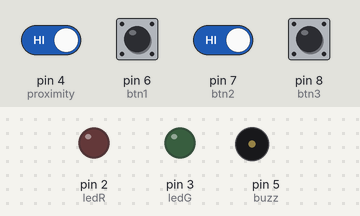
Simulated run of this sketch. Board: Arduino Uno, built with avr-gcc and run on an emulated ATmega328P. Shown: output pins drawn as LEDs (lit = HIGH), buzzer (waves = sounding, pin HIGH). The inputs (shaded band) are chosen by the test bench; at power-on: pin 4 (proximity), pin 6 (btn1), pin 7 (btn2), pin 8 (btn3) HIGH. What the sketch prints to the serial monitor is not drawn.

Above: at 1.4 s.
1.5 s: pin 4 (proximity) driven LOW
At 3.45 s:
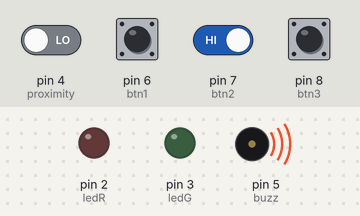
4.5 s: pin 6 (btn1) pulled LOW for 0.35 s
7.5 s: pin 4 (proximity) driven HIGH
At 8.0 s:
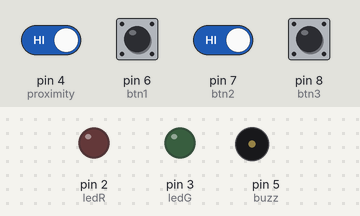
9.0 s: pin 6 (btn1) driven LOW and pin 7 (btn2) driven LOW
At 11.2 s:
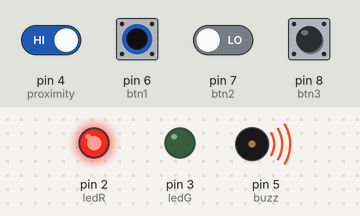
Timing chart, 0 to 13.0 s (numbered marks = the images above; inputs shaded):
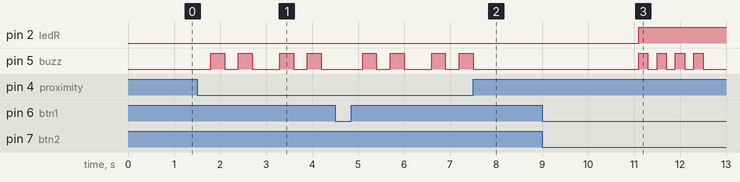

The sketch:

Smart_password_based_intruder_alert_system.ino
```cpp
int ledR = 2;
int ledG = 3;
int proximity = 4;
int buzz = 5;
int btn1 = 6;
int btn2 = 7;
int btn3 = 8;
int value = 3;
int password = 207;//31223
int pressed = 0;
int trial = 3;
int readings;


void setup() {
  Serial.begin(9600);
  pinMode(ledR, OUTPUT);
  pinMode(ledG, OUTPUT);
  pinMode(proximity, INPUT);
  pinMode(buzz, OUTPUT);
  pinMode(btn1, INPUT_PULLUP);
  pinMode(btn2, INPUT_PULLUP);
  pinMode(btn3, INPUT_PULLUP);
}

void loop() {
  readings = digitalRead(proximity);
  //Serial.println(readings);
  delay(300);
  if (readings == 0) {
    digitalWrite(buzz, HIGH);
    delay(300);
    digitalWrite(buzz, LOW);
    delay(300);
    digitalWrite(buzz, HIGH);
    delay(300);
    digitalWrite(buzz, LOW);
    delay(300);
    Serial.println("INTRUDER DETECTED");
  }
  else {
    digitalWrite(buzz, LOW);
  }

  if (trial > 0) {
    if (digitalRead(btn1) == 0) {
      value = value * 7;
      Serial.print("1");
      pressed++;
      delay(300);
    }
    else if (digitalRead(btn2) == 0) {
      value = value + 3;
      Serial.print("2");
      pressed++;
      delay(300);
    }

    else if (digitalRead(btn3) == 0) {
      value = value * 3;
      Serial.print("3");
      pressed++;
      delay(300);
    }

    if (pressed == 5) {
      if (value == password) {
        digitalWrite(ledG, HIGH);
        Serial.println("ACCESS GRANTED");
        delay(5000);
        pressed = 0;
        value = 3;
      }
      else {
        digitalWrite(ledG, LOW);
        digitalWrite(ledR, HIGH);
        Serial.println("WRONG PASSWORD");
        alert();
      }

    }


  }
  else {
    digitalWrite(buzz, HIGH);
    delay(200);
    digitalWrite(buzz, LOW);
    delay(200);
    digitalWrite(buzz, HIGH);
    delay(200);
    digitalWrite(buzz, LOW);
    delay(200);
    digitalWrite(buzz, HIGH);
    delay(200);
    digitalWrite(buzz, LOW);
    delay(200);
    digitalWrite(buzz, HIGH);
    delay(200);
    digitalWrite(buzz, LOW);
    delay(200);
    digitalWrite(buzz, HIGH);
    delay(200);
    digitalWrite(buzz, LOW);
    delay(200);
    Serial.println("INTRUDER DETECTED");
    digitalWrite(ledR, HIGH);

  }
}

void alert() {
  for (int i = 0; i < 2; i++) {
    digitalWrite(buzz, HIGH);
    delay(200);
    digitalWrite(buzz, LOW);
    delay(200);
    digitalWrite(buzz, HIGH);
    delay(200);
    digitalWrite(buzz, LOW);
    delay(200);

  }
  pressed = 0;
  value = 3;
  trial--;
  Serial.println("TRY AGAIN=");
  Serial.print(trial);
}
```

Measured:
- after the input at 1.5 s, pin 5 (buzz): LOW → HIGH after 0.30 s, → LOW 0.30 s later, → HIGH 0.30 s later, → LOW 0.30 s later, … (8 changes in this stretch)
- after the input at 7.5 s, pin 5 (buzz): goes on until 7.5 s, then stays LOW
- after the input at 9.0 s, pin 2 (ledR): LOW → HIGH after 2.1 s; pin 5 (buzz): alternates HIGH for 0.20 s and LOW for 0.20 s, starting after 2.1 s
